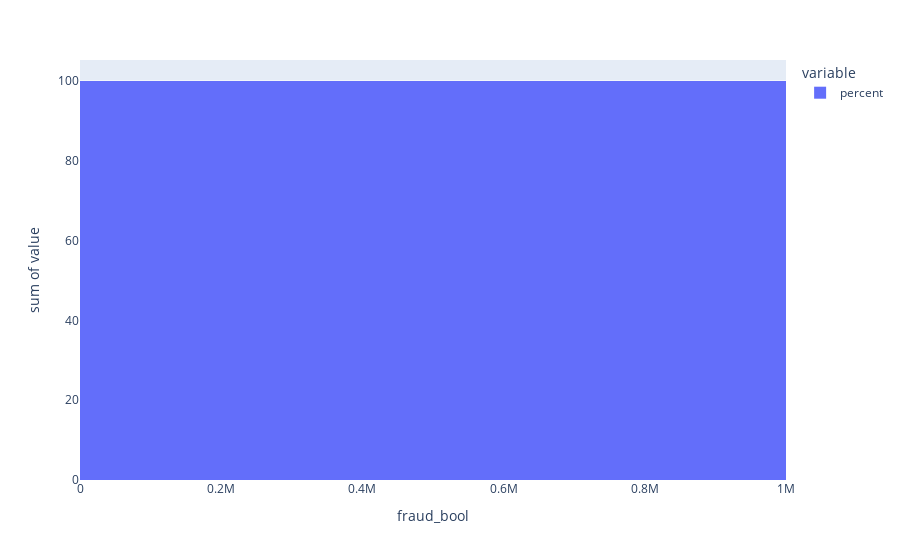

The notebook cell this image was saved under:
### Markdown cell above
Esta linea de codigo proporciona una visión detallada de la distribución de la columna 'fraud_bool', incluyendo el porcentaje de cada valor y la frecuencia absoluta.

### Code cell
fig = px.histogram(df_base_fraud_status_pc, x="fraud_bool", y=['percent'])
fig.show()

### Figure 1 — Plotly figure (JSON) as saved in the notebook; plotly's stock layout.template omitted (floating-point values rounded to 4 significant figures)
{"data": [{"alignmentgroup": "True", "bingroup": "x", "histfunc": "sum", "hovertemplate": "variable=percent<br>fraud_bool=%{x}<br>sum of value=%{y}<extra></extra>", "legendgroup": "percent", "marker": {"color": "#636efa", "pattern": {"shape": ""}}, "name": "percent", "offsetgroup": "percent", "orientation": "v", "showlegend": true, "type": "histogram", "x": [988971, 11029], "xaxis": "x", "y": [98.9, 1.103], "yaxis": "y"}], "layout": {"barmode": "relative", "legend": {"title": {"text": "variable"}, "tracegroupgap": 0}, "margin": {"t": 60}, "xaxis": {"anchor": "y", "domain": [0, 1], "title": {"text": "fraud_bool"}}, "yaxis": {"anchor": "x", "domain": [0, 1], "title": {"text": "sum of value"}}}}
